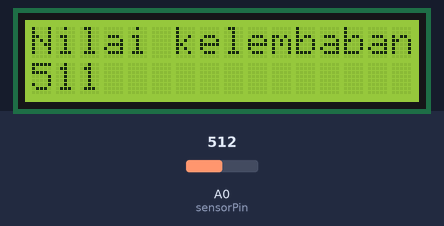
A sketch run on a simulated Arduino Uno, built with avr-gcc and run on an emulated ATmega328P. On the bench: 16×2 character LCD. Inputs (shaded band) come from the test bench; at power-on: A0 (sensorPin) = 512. What the sketch prints to the serial monitor is not drawn.

Above: at 1.2 s.
1.3 s: A0 (sensorPin) set to 716
At 4.6 s:
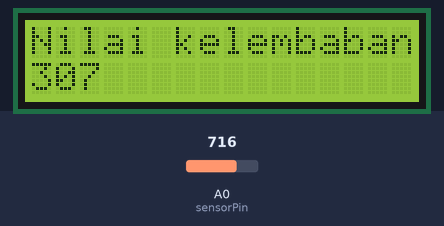
6.4 s: A0 (sensorPin) set to 900
At 7.8 s:
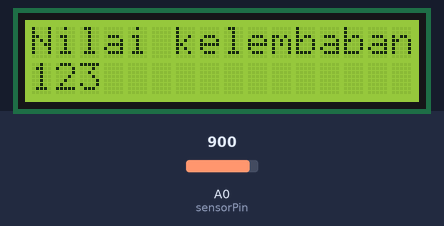
10.6 s: A0 (sensorPin) set to 1023
At 14.1 s:
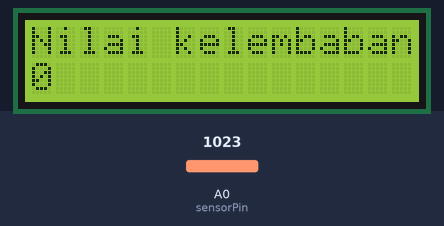
Timing chart, 0 to 15.6 s (numbered marks = the images above; inputs shaded):
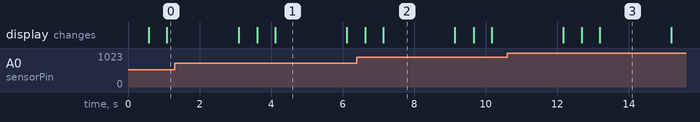

The sketch:

Kelembapan_tanah.ino
```cpp
#include <LiquidCrystal_I2C.h> // library
LiquidCrystal_I2C lcd(0x3F,16,2);  // alamat LCD untuk tampilan 16 karakter dan 2 baris {0x27}

int sensorPin = A0;  // pin sensor
int powerPin = 6;    // untuk pengganti VCC

void setup() {
  lcd.init();
  // Print a message to the LCD.
  lcd.backlight();
  // jadikan pin power sebagai output
  pinMode(powerPin, OUTPUT);
  // default bernilai LOW
  digitalWrite(powerPin, LOW);
  // mulai komunikasi serial
  Serial.begin(9600);
}

void loop() {
  lcd.clear();
  Serial.print("Nilai kelembaban: ");
  Serial.println(bacaSensor());
  lcd.setCursor(0,0);
  lcd.print("Nilai kelembaban: ");
  lcd.setCursor(0,1);
  lcd.print(bacaSensor());
  // baca setiap 2 detik
  delay(2000);
}

int bacaSensor() {
  // hidupkan power
  digitalWrite(powerPin, HIGH);
  delay(500);
  // baca nilai analog dari sensor
  int nilaiSensor = analogRead(sensorPin);
  digitalWrite(powerPin, LOW);
  // makin lembab maka makin tinggi nilai outputnya
 return 1023 - nilaiSensor;
}
```

Measured:
- what the display in image 1 shows lasts 2.0 s, from 4.1 s to 6.1 s
